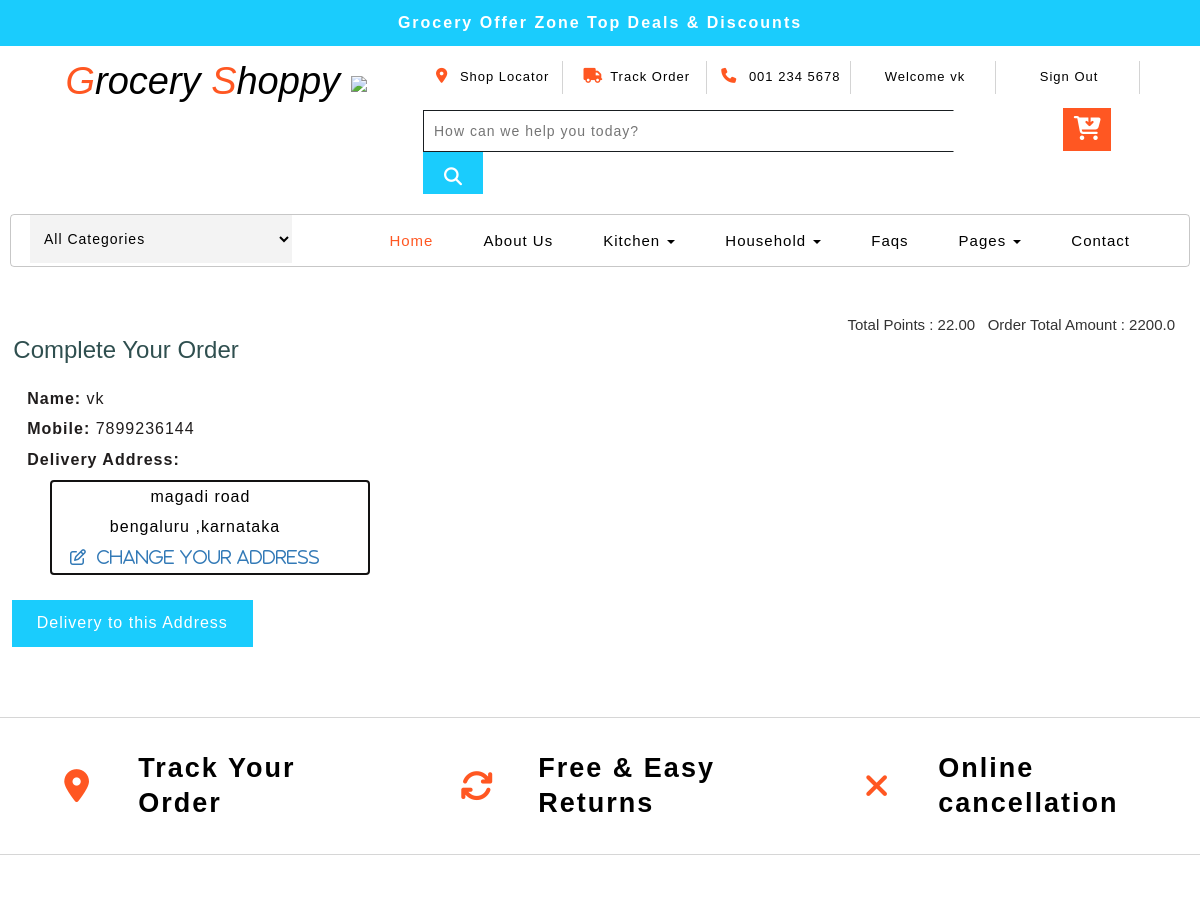
Page /complete-order2/5/ (signed in, upper part) on the earlier database version.
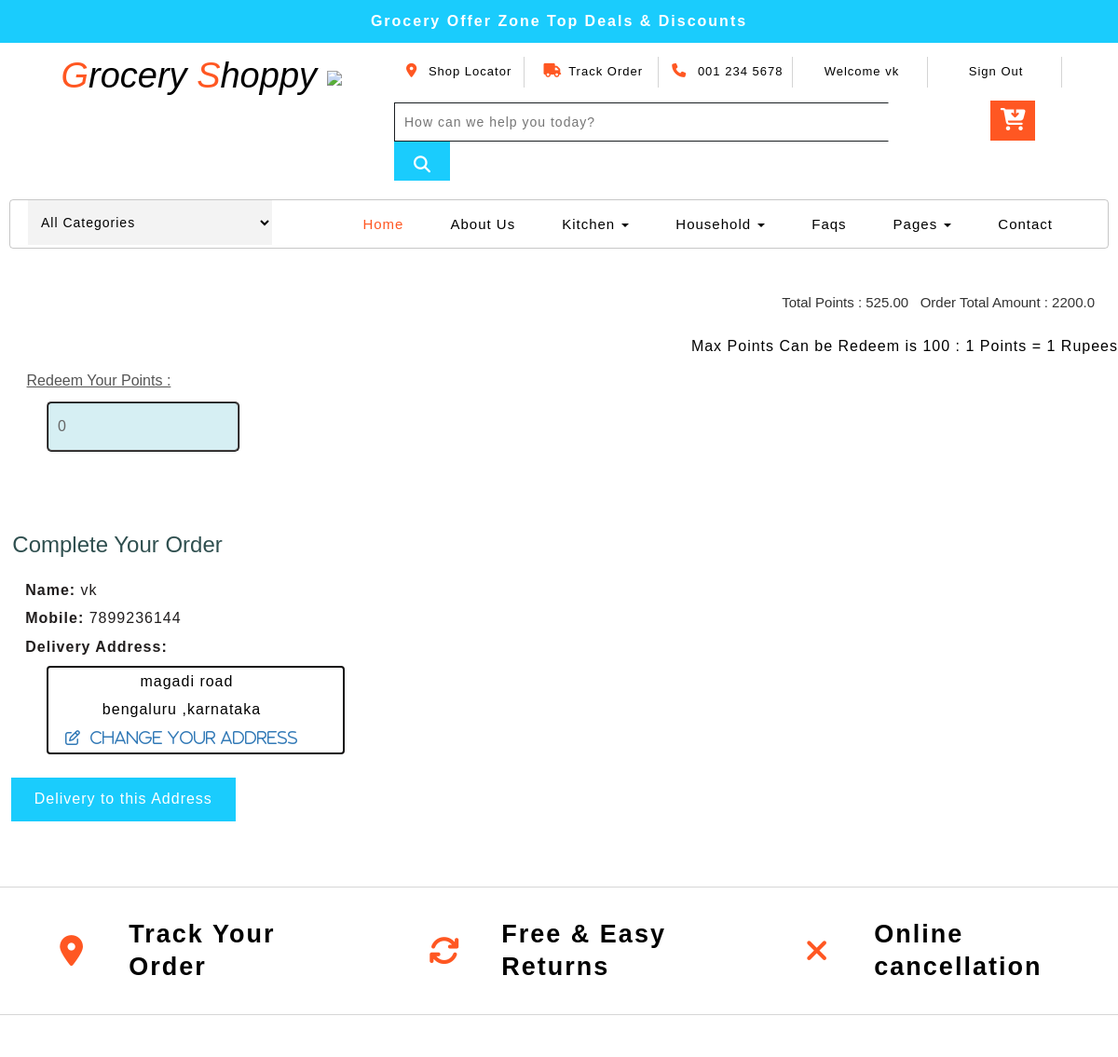
Same page on the later database version.
### loyaltypoints/models.py (models this page shows)
class userprofile(models.Model):
    user = models.ForeignKey(User,on_delete=models.CASCADE)
    mobile = models.CharField(max_length=12,blank=True)
    default_address = models.CharField(max_length=500)
    city = models.CharField(choices=CITY_CHOICES,max_length=10)
    state = models.CharField(max_length=500,null=True,blank=True)
    joined_on = models.DateTimeField(auto_now_add=True)
    total_points = models.IntegerField(default=0)
    def totalredeem(self):
        if self.total_points>=500:
            return self

### loyaltypoints/views.py (the view, shortened to what this page needs)
# urls.py: path("complete-order2/<slug>/",completeorder2, name='complete-order2'),
def completeorder2(request,slug):
    objec = order.objects.get(user=request.user,orderid=slug)
    userpro = userprofile.objects.get(user=request.user)
    context = {
        'order_obj':objec,
        'profile':userpro
    }
    return render(request,'loyaltypoints/ordersummary.html',context)

### loyaltypoints/models.py (called while the page is built)
    def get_orderid2(self):
        return reverse("loyaltypoints:complete-order2", kwargs={
            'slug': self.orderid
        })

    def get_address(self):
        return reverse("loyaltypoints:addresschange", kwargs={
            'slug': self.orderid
        })

### Templates/loyaltypoints/ordersummary.html (shortened to what this page needs)
{% extends 'regbase.html' %}
{% block body %}
<div class="checkout-left">
    <div class="address_form_agile">
        <h5 style="float: right;">Order Total Amount : {{order_obj.total_price }} &nbsp;&nbsp;&nbsp;&nbsp;&nbsp;</h5>
        <h5 style="float: right;">Total Points : {{ profile.total_points|floatformat:2 }}&nbsp;&nbsp;&nbsp;</h5>
        <form action="{{ order_obj.get_orderid2 }}" method="post" class="creditly-card-form agileinfo_form">
            {% if profile.totalredeem %}
            <br><br>
            <p style="color: black; float: right;">&nbsp;Max Points Can be Redeem is 100 : 1 Points = 1 Rupees</p><br><br>
            <div >
                <div class="col-2">
                    <div class="input-group">
                <label class="label" >&nbsp;<u>Redeem Your Points :</u></label>
                <div class="input-group-icon">
             <input class="input--style-4" type="number" style="border: 2px ridge rgb(19, 18, 18);margin: 5px 50px 5px;"  name="redeempoints" id="redeempoints" min=0 max=100  value=0 >&nbsp;&nbsp;&nbsp;&nbsp;&nbsp;
            </div>
                    </div>
                </div>
            </div><br>
            {% endif %}
            <br>
            <h3 style="color: darkslategray;">&nbsp;&nbsp;Complete Your Order</h3><br>
            <p style="color: rgb(32, 29, 29); " ><span class="font-weight-bold" >&nbsp;&nbsp;&nbsp;&nbsp;&nbsp;<b>Name: </b></span> {{profile.user.first_name}}</p>
        <p style="color: rgb(32, 29, 29);"><span class="font-weight-bold">&nbsp;&nbsp;&nbsp;&nbsp;&nbsp;<b>Mobile: </b></span> {{profile.mobile}}</p>
        <p style="color: rgb(32, 29, 29);"><span class="font-weight-bold">&nbsp;&nbsp;&nbsp;&nbsp;&nbsp;<b>Delivery Address: </b></span></p>
        <div class = "redd" >
        <p style="color: black;"><span class="font-weight-bold">&nbsp;&nbsp; {{profile.default_address}}&nbsp; {{profile.city}}&nbsp;,{{profile.state}}</p>
        <p><a href="{{order_obj.get_address}}"><i class="fa fa-edit">&nbsp;&nbsp;Change Your Address</i></a></p>
        </div>
      &nbsp;&nbsp; <button class="submit check_out">Delivery to this Address</button>
                </div>
            </div>
{% endblock %}

Differences in the rows shown:
changed userprofile "magadi road": total_points "22.00" → "525.00"
Other differences:
form field redeempoints: (not shown) → "0"
text now shown: "Max Points Can be Redeem is 100 : 1 Points = 1 Rupees Redeem Your Points :"
